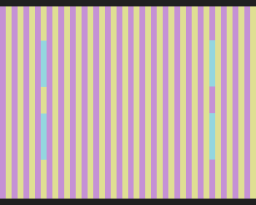
%> input picture imgtmp.ppm, 256 x 205 px
$ octave --eval "result = distort_gaussian(imread('../../../imgtmp.ppm'));"   (GNU Octave 9; MATLAB toolbox functions it lacks are replaced by stand-ins)
%> lines starting %> are read from the running program, lines starting %| are printed output that depends on the picture; in (x1, y1, x2, y2) boxes, pixels count from 0 and x2, y2 are one past the last pixel; in counts of white or black regions, pixels touching at a corner belong together; the program's own positions count from 1
### include/math_utils/normalize_map.m

function [map_out] = normalize_map(map_in,factor, floor_flag)

if nargin < 2
	factor = 255;
	floor_flag = 1;
end

max_in = max(map_in(:));
min_in = min(map_in(:));


map_out    = factor*(map_in - min_in)/(max_in - min_in);

if floor_flag > 0
	map_out = floor(map_out);
end


end

### include/fovea/gaussian/get_gaussian.m


function [gaussian] = get_gaussian(M,N,sigma, factor, coordN, coordM)

    if nargin < 4
        coordM = round(M/2);
        coordN = round(N/2);
    end


	gaussian = fspecial('Gaussian',[M N],sigma);
	gaussian = normalize_map(gaussian,factor,0); %doubles go from 0 to 1 (factor = 1, floor_flag = 0)
    gaussian = blankshift(gaussian,coordN, coordM);

end


function [mat_out] = blankshift(mat_in,x,y) %x,y are rows, columns. be careful
    [M,N] = size(mat_in);
    rM = round(M/2);
    rN = round(N/2);

    mat_out = circshift(mat_in,[-rM -rN]);

    mat_out = circshift(mat_out,[x y]);


    if x > round(M/2)
         pad_row = 1:x-rM;
        mat_out(pad_row,:) = 0;

    else
        if  x < round(M/2)
            pad_row = x+rM:M;
            mat_out(pad_row,:) = 0;
        else
            %do nothing
        end
    end

    if y > round(N/2)
         pad_col = 1:y-rN;
        mat_out(:,pad_col) = 0;
    else
        if  y < round(N/2)

            pad_col = y+rN:N;
            mat_out(:,pad_col) = 0;
        else
            %do nothing
        end
    end


end

### include/fovea/gaussian/distort_gaussian.m
function [ im_out ] = distort_gaussian( im_in, gaussian)


    if nargin < 2
        M=size(im_in,1);
        N=size(im_in,2);
        %SQ=sqrt(size(im_in,1)*size(im_in,2));
        SQ=sqrt(size(im_in,1)*size(im_in,1)+size(im_in,2)*size(im_in,2));
        factor=1;
        gaussian = get_gaussian(M,N,100, factor,round(N/2),round(M/2));
    end

    %im_out = im_in;
    for c=1:size(im_in,3)
        im_out(:,:,c) = distort_gaussian_channel(im_in(:,:,c),gaussian);
    end


end


function [channel_out] = distort_gaussian_channel(im_in, gaussian)

	channel_out = im2double(im_in)+gaussian;


end
%> in blankshift, `mat_out(pad_row,:) = 0;`:
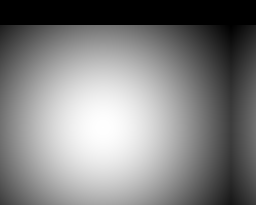
%> mat_out: size 205x256 double; min 0, max 1, mean 0.502
%> in blankshift, `mat_out(:,pad_col) = 0;`:
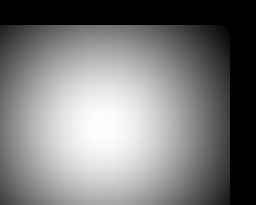
%> mat_out: size 205x256 double; 8.91% of pixels changed, all inside (x1, y1, x2, y2) = (230, 25, 256, 205)
%> the loop in distort_gaussian, `for c=1:size(im_in,3)` made 3 passes
%> pass 1, in distort_gaussian_channel, `channel_out = im2double(im_in)+gaussian;`:
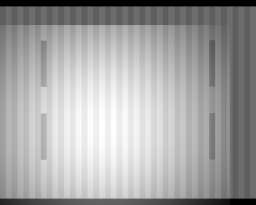
%> channel_out: size 205x256 double; min 0.125, max 1.87, mean 1.26; drawn with min black and max white
%> pass 2, in distort_gaussian_channel (call 2), `channel_out = im2double(im_in)+gaussian;`:
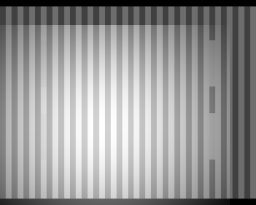
%> channel_out: size 205x256 double; min 0.125, max 1.87, mean 1.17; drawn with min black and max white
%> pass 3, in distort_gaussian_channel (call 3), `channel_out = im2double(im_in)+gaussian;`:
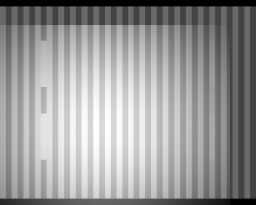
%> channel_out: size 205x256 double; min 0.125, max 1.83, mean 1.15; drawn with min black and max white
%> after the loop in distort_gaussian, `for c=1:size(im_in,3)`:
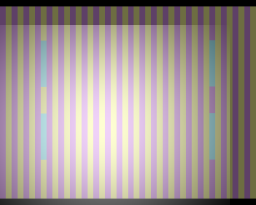
%> im_out: size 205x256x3 double; mean R, G, B 1.26, 1.17, 1.15; drawn with min black and max white
